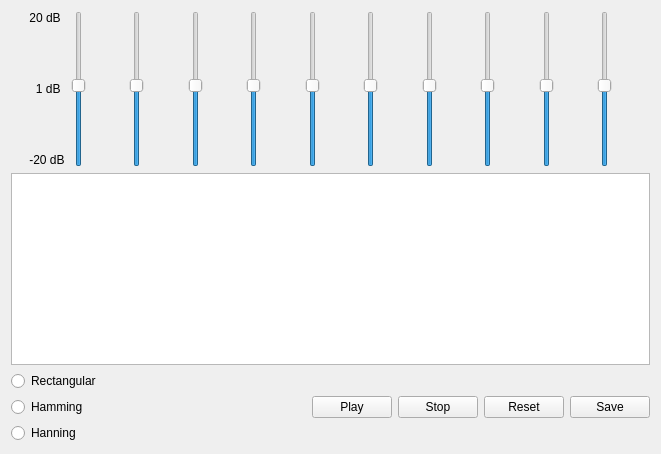
<?xml version="1.0" encoding="UTF-8"?>
<ui version="4.0">
 <class>Form</class>
 <widget class="QWidget" name="Form">
  <property name="geometry">
   <rect>
    <x>0</x>
    <y>0</y>
    <width>661</width>
    <height>454</height>
   </rect>
  </property>
  <property name="windowTitle">
   <string>Form</string>
  </property>
  <layout class="QGridLayout" name="gridLayout">
   <item row="0" column="0">
    <layout class="QVBoxLayout" name="verticalLayout_3">
     <item>
      <layout class="QHBoxLayout" name="horizontalLayout_5">
       <item>
        <spacer name="horizontalSpacer">
         <property name="orientation">
          <enum>Qt::Horizontal</enum>
         </property>
         <property name="sizeHint" stdset="0">
          <size>
           <width>40</width>
           <height>20</height>
          </size>
         </property>
        </spacer>
       </item>
       <item>
        <layout class="QVBoxLayout" name="verticalLayout">
         <item>
          <widget class="QLabel" name="label_12">
           <property name="text">
            <string> 20 dB</string>
           </property>
          </widget>
         </item>
         <item>
          <spacer name="verticalSpacer">
           <property name="orientation">
            <enum>Qt::Vertical</enum>
           </property>
           <property name="sizeHint" stdset="0">
            <size>
             <width>20</width>
             <height>40</height>
            </size>
           </property>
          </spacer>
         </item>
         <item>
          <widget class="QLabel" name="label_13">
           <property name="text">
            <string>   1 dB</string>
           </property>
          </widget>
         </item>
         <item>
          <spacer name="verticalSpacer_2">
           <property name="orientation">
            <enum>Qt::Vertical</enum>
           </property>
           <property name="sizeHint" stdset="0">
            <size>
             <width>20</width>
             <height>40</height>
            </size>
           </property>
          </spacer>
         </item>
         <item>
          <widget class="QLabel" name="label_14">
           <property name="text">
            <string> -20 dB</string>
           </property>
          </widget>
         </item>
        </layout>
       </item>
       <item>
        <layout class="QHBoxLayout" name="horizontalLayout">
         <item>
          <widget class="QSlider" name="Slider1">
           <property name="minimum">
            <number>-20</number>
           </property>
           <property name="maximum">
            <number>20</number>
           </property>
           <property name="pageStep">
            <number>5</number>
           </property>
           <property name="value">
            <number>1</number>
           </property>
           <property name="orientation">
            <enum>Qt::Vertical</enum>
           </property>
          </widget>
         </item>
         <item>
          <spacer name="horizontalSpacer_3">
           <property name="orientation">
            <enum>Qt::Horizontal</enum>
           </property>
           <property name="sizeHint" stdset="0">
            <size>
             <width>40</width>
             <height>20</height>
            </size>
           </property>
          </spacer>
         </item>
         <item>
          <widget class="QSlider" name="Slider2">
           <property name="minimum">
            <number>-20</number>
           </property>
           <property name="maximum">
            <number>20</number>
           </property>
           <property name="pageStep">
            <number>5</number>
           </property>
           <property name="value">
            <number>1</number>
           </property>
           <property name="orientation">
            <enum>Qt::Vertical</enum>
           </property>
          </widget>
         </item>
         <item>
          <spacer name="horizontalSpacer_4">
           <property name="orientation">
            <enum>Qt::Horizontal</enum>
           </property>
           <property name="sizeHint" stdset="0">
            <size>
             <width>40</width>
             <height>20</height>
            </size>
           </property>
          </spacer>
         </item>
         <item>
          <widget class="QSlider" name="Slider3">
           <property name="minimum">
            <number>-20</number>
           </property>
           <property name="maximum">
            <number>20</number>
           </property>
           <property name="pageStep">
            <number>5</number>
           </property>
           <property name="value">
            <number>1</number>
           </property>
           <property name="orientation">
            <enum>Qt::Vertical</enum>
           </property>
          </widget>
         </item>
         <item>
          <spacer name="horizontalSpacer_5">
           <property name="orientation">
            <enum>Qt::Horizontal</enum>
           </property>
           <property name="sizeHint" stdset="0">
            <size>
             <width>40</width>
             <height>20</height>
            </size>
           </property>
          </spacer>
         </item>
         <item>
          <widget class="QSlider" name="Slider4">
           <property name="minimum">
            <number>-20</number>
           </property>
           <property name="maximum">
            <number>20</number>
           </property>
           <property name="pageStep">
            <number>5</number>
           </property>
           <property name="value">
            <number>1</number>
           </property>
           <property name="orientation">
            <enum>Qt::Vertical</enum>
           </property>
          </widget>
         </item>
         <item>
          <spacer name="horizontalSpacer_6">
           <property name="orientation">
            <enum>Qt::Horizontal</enum>
           </property>
           <property name="sizeHint" stdset="0">
            <size>
             <width>40</width>
             <height>20</height>
            </size>
           </property>
          </spacer>
         </item>
         <item>
          <widget class="QSlider" name="Slider5">
           <property name="minimum">
            <number>-20</number>
           </property>
           <property name="maximum">
            <number>20</number>
           </property>
           <property name="pageStep">
            <number>5</number>
           </property>
           <property name="value">
            <number>1</number>
           </property>
           <property name="orientation">
            <enum>Qt::Vertical</enum>
           </property>
          </widget>
         </item>
         <item>
          <spacer name="horizontalSpacer_7">
           <property name="orientation">
            <enum>Qt::Horizontal</enum>
           </property>
           <property name="sizeHint" stdset="0">
            <size>
             <width>40</width>
             <height>20</height>
            </size>
           </property>
          </spacer>
         </item>
         <item>
          <widget class="QSlider" name="Slider6">
           <property name="minimum">
            <number>-20</number>
           </property>
           <property name="maximum">
            <number>20</number>
           </property>
           <property name="pageStep">
            <number>5</number>
           </property>
           <property name="value">
            <number>1</number>
           </property>
           <property name="orientation">
            <enum>Qt::Vertical</enum>
           </property>
          </widget>
         </item>
         <item>
          <spacer name="horizontalSpacer_8">
           <property name="orientation">
            <enum>Qt::Horizontal</enum>
           </property>
           <property name="sizeHint" stdset="0">
            <size>
             <width>40</width>
             <height>20</height>
            </size>
           </property>
          </spacer>
         </item>
         <item>
          <widget class="QSlider" name="Slider7">
           <property name="minimum">
            <number>-20</number>
           </property>
           <property name="maximum">
            <number>20</number>
           </property>
           <property name="pageStep">
            <number>5</number>
           </property>
           <property name="value">
            <number>1</number>
           </property>
           <property name="orientation">
            <enum>Qt::Vertical</enum>
           </property>
          </widget>
         </item>
         <item>
          <spacer name="horizontalSpacer_9">
           <property name="orientation">
            <enum>Qt::Horizontal</enum>
           </property>
           <property name="sizeHint" stdset="0">
            <size>
             <width>40</width>
             <height>20</height>
            </size>
           </property>
          </spacer>
         </item>
         <item>
          <widget class="QSlider" name="Slider8">
           <property name="minimum">
            <number>-20</number>
           </property>
           <property name="maximum">
            <number>20</number>
           </property>
           <property name="pageStep">
            <number>5</number>
           </property>
           <property name="value">
            <number>1</number>
           </property>
           <property name="orientation">
            <enum>Qt::Vertical</enum>
           </property>
          </widget>
         </item>
         <item>
          <spacer name="horizontalSpacer_10">
           <property name="orientation">
            <enum>Qt::Horizontal</enum>
           </property>
           <property name="sizeHint" stdset="0">
            <size>
             <width>40</width>
             <height>20</height>
            </size>
           </property>
          </spacer>
         </item>
         <item>
          <widget class="QSlider" name="Slider9">
           <property name="minimum">
            <number>-20</number>
           </property>
           <property name="maximum">
            <number>20</number>
           </property>
           <property name="pageStep">
            <number>5</number>
           </property>
           <property name="value">
            <number>1</number>
           </property>
           <property name="orientation">
            <enum>Qt::Vertical</enum>
           </property>
          </widget>
         </item>
         <item>
          <spacer name="horizontalSpacer_11">
           <property name="orientation">
            <enum>Qt::Horizontal</enum>
           </property>
           <property name="sizeHint" stdset="0">
            <size>
             <width>40</width>
             <height>20</height>
            </size>
           </property>
          </spacer>
         </item>
         <item>
          <widget class="QSlider" name="Slider10">
           <property name="minimum">
            <number>-20</number>
           </property>
           <property name="maximum">
            <number>20</number>
           </property>
           <property name="pageStep">
            <number>5</number>
           </property>
           <property name="value">
            <number>1</number>
           </property>
           <property name="orientation">
            <enum>Qt::Vertical</enum>
           </property>
          </widget>
         </item>
         <item>
          <spacer name="horizontalSpacer_12">
           <property name="orientation">
            <enum>Qt::Horizontal</enum>
           </property>
           <property name="sizeHint" stdset="0">
            <size>
             <width>40</width>
             <height>20</height>
            </size>
           </property>
          </spacer>
         </item>
        </layout>
       </item>
      </layout>
     </item>
     <item>
      <widget class="PlotWidget" name="view_edit"/>
     </item>
     <item>
      <layout class="QHBoxLayout" name="horizontalLayout_3">
       <item>
        <layout class="QVBoxLayout" name="verticalLayout_2">
         <item>
          <widget class="QRadioButton" name="rectangular">
           <property name="text">
            <string>Rectangular</string>
           </property>
          </widget>
         </item>
         <item>
          <widget class="QRadioButton" name="hamming">
           <property name="text">
            <string>Hamming</string>
           </property>
          </widget>
         </item>
         <item>
          <widget class="QRadioButton" name="hanning">
           <property name="text">
            <string>Hanning</string>
           </property>
          </widget>
         </item>
        </layout>
       </item>
       <item>
        <layout class="QHBoxLayout" name="horizontalLayout_4">
         <item>
          <widget class="QPushButton" name="play_btn">
           <property name="text">
            <string>Play</string>
           </property>
          </widget>
         </item>
         <item>
          <widget class="QPushButton" name="stop_btn">
           <property name="text">
            <string>Stop</string>
           </property>
          </widget>
         </item>
         <item>
          <widget class="QPushButton" name="reset_btn">
           <property name="text">
            <string>Reset</string>
           </property>
          </widget>
         </item>
         <item>
          <widget class="QPushButton" name="save_btn">
           <property name="text">
            <string>Save</string>
           </property>
          </widget>
         </item>
        </layout>
       </item>
      </layout>
     </item>
    </layout>
   </item>
  </layout>
 </widget>
 <customwidgets>
  <customwidget>
   <class>PlotWidget</class>
   <extends>QGraphicsView</extends>
   <header>pyqtgraph.h</header>
  </customwidget>
 </customwidgets>
 <resources/>
 <connections/>
</ui>
